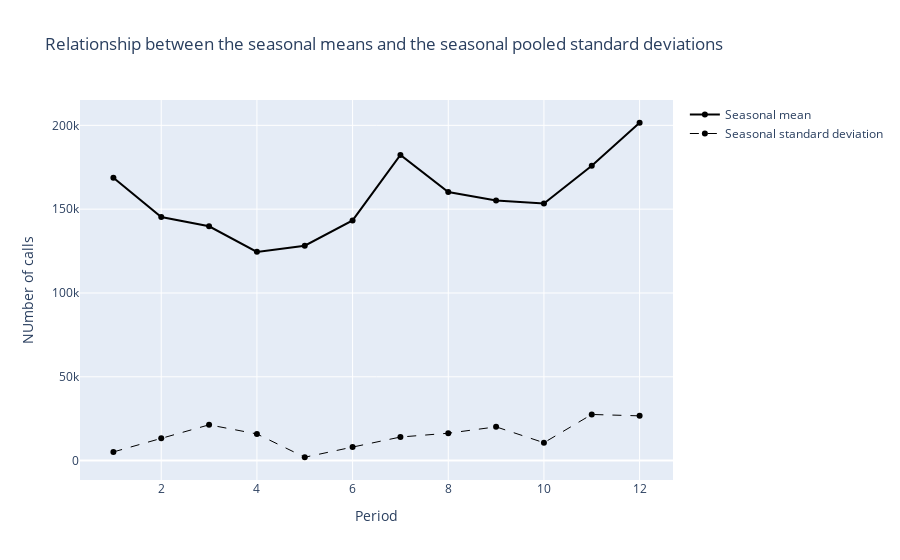

The cell this chart's notebook holds for it:
### Code cell
mean_df = compute_mean(train_df,"Y","W")
std_df = compute_std(train_df,"Y","W")

plot_decomposition_type(mean_df,std_df)
std_df.corr(mean_df)

### Figure 1 — Plotly figure (JSON) as saved in the notebook; plotly's stock layout.template omitted (floating-point values rounded to 4 significant figures)
{"data": [{"line": {"color": "black", "width": 2}, "name": "Seasonal mean", "type": "scatter", "x": [1, 2, 3, 4, 5, 6, 7, 8, 9, 10, 11, 12], "y": [168757, 145280, 139784, 124500.0, 128200.0, 143300.0, 182400.0, 160300.0, 155200.0, 153400.0, 175874, 201600.0]}, {"line": {"color": "black", "dash": "dash", "width": 1}, "name": "Seasonal standard deviation", "type": "scatter", "x": [1, 2, 3, 4, 5, 6, 7, 8, 9, 10, 11, 12], "y": [5173.0, 13300.0, 21350.0, 15910.0, 2008.0, 8077.0, 14070.0, 16340.0, 20140.0, 10680.0, 27530.0, 26700.0]}], "layout": {"title": {"text": "Relationship between the seasonal means and the seasonal pooled standard deviations"}, "xaxis": {"title": {"text": "Period"}}, "yaxis": {"title": {"text": "NUmber of calls"}}}}
